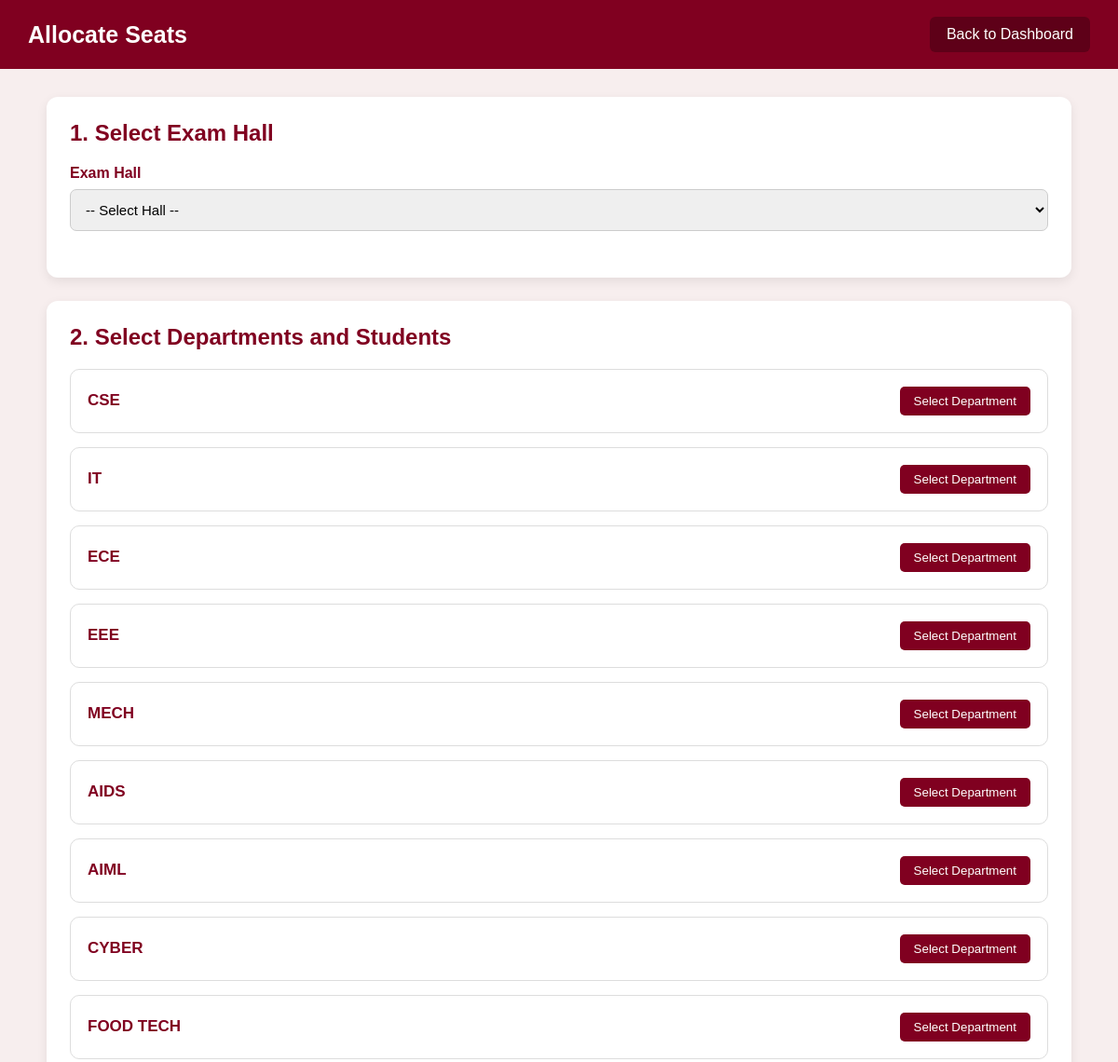
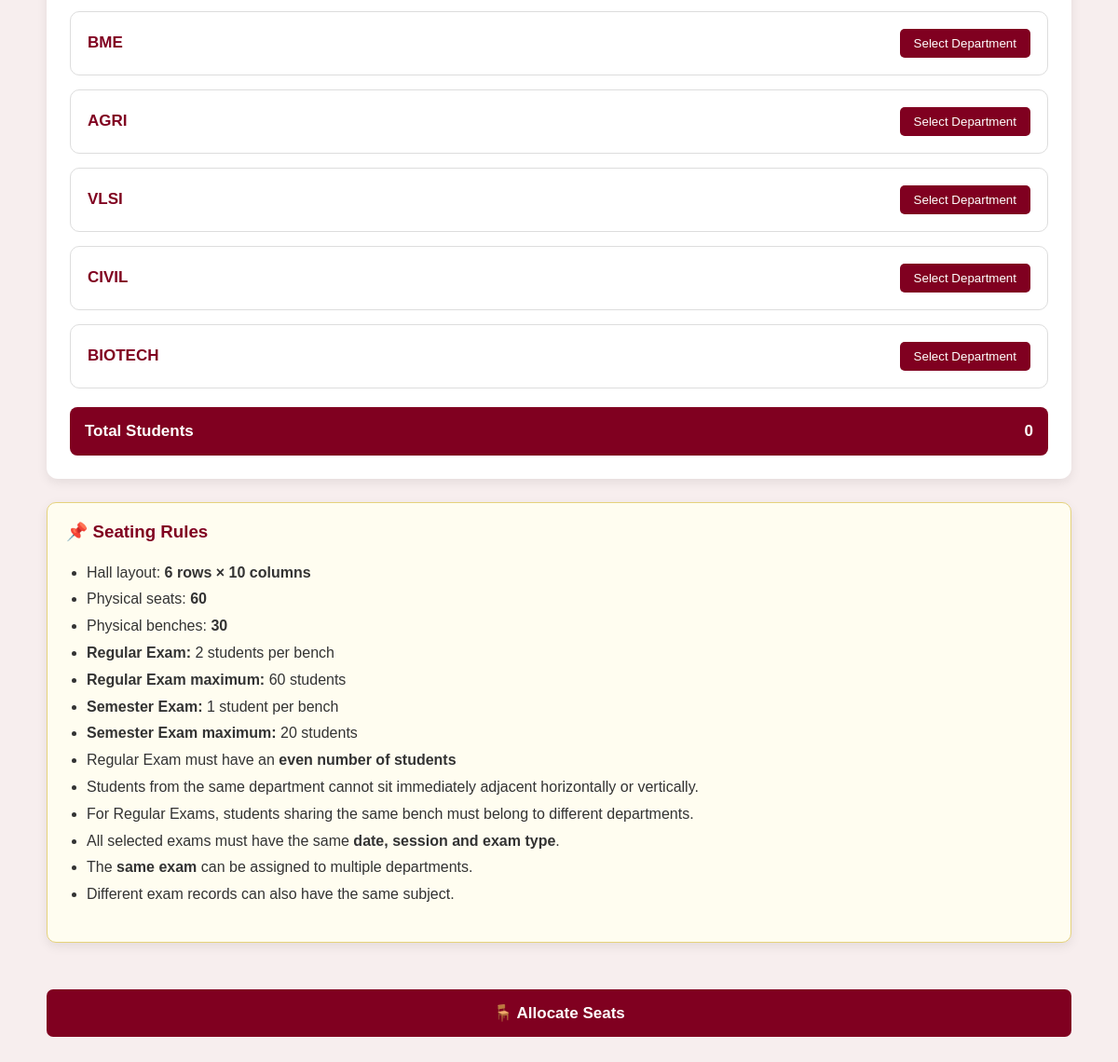
The page /seat_allocation.php (signed in) on the database its author committed (2 pictures, top to bottom).
### tables this page shows
CREATE TABLE `department` (
  `dept_id` int(11) NOT NULL,
  `dept_name` varchar(50) NOT NULL
);

### seat_allocation.php (the view, shortened to what this page needs)
<?php
include "db_connect.php";
$departments = [];
$sql = "SELECT dept_id, dept_name
        FROM department
        ORDER BY dept_id";
$result = $conn->query($sql);
while ($row = $result->fetch_assoc()) {
    $departments[] = $row;
}
$rooms = [];
$sql = "SELECT room_id, room_no, capacity
        FROM room
        WHERE capacity >= 60
        ORDER BY room_no";
$result = $conn->query($sql);
while ($row = $result->fetch_assoc()) {
    $rooms[] = $row;
}
?>
<!DOCTYPE html>
<html lang="en">
<head>
</head>
<body>
<div class="header">
    <h1>Allocate Seats</h1>
    <a href="admin_dashboard.php" class="back-btn">
        Back to Dashboard
    </a>
</div>
<div class="container">
<form
    id="allocationForm"
    method="POST"
    action="save_allocation.php"
>
<div class="card">
    <h2>1. Select Exam Hall</h2>
    <?php if (count($rooms) == 0) { ?>
        <div class="no-room">
            No hall with capacity of at least 60 students is available.
        </div>
    <?php } else { ?>
        <div class="room-section">
            <div class="room-label">
                Exam Hall
            </div>
            <select
                name="room_id"
                id="room_id"
                class="room-select"
                required
                onchange="updateRoomInfo()"
            >
                <option value="">
                    -- Select Hall --
                </option>
            </select>
        </div>
    <?php } ?>
</div>
<div class="card">
    <h2>2. Select Departments and Students</h2>
<?php foreach ($departments as $dept) { ?>
    <div
        class="department-card"
        data-dept="<?php echo $dept["dept_id"]; ?>"
    >
        <div class="department-header">
            <div class="department-name">
                <?php
                echo htmlspecialchars($dept["dept_name"]);
                ?>
            </div>
            <button
                type="button"
                class="enable-btn"
                onclick="toggleDepartment(
                    <?php echo $dept["dept_id"]; ?>,
                    this
                )"
            >
                Select Department
            </button>
        </div>
    </div>
<?php } ?>
<div class="total-box">
    <span>
        Total Students
    </span>
    <span id="totalStudents">
        0
    </span>
</div>
</div>
<div class="card rules">
    <h3>📌 Seating Rules</h3>
    <ul>
        <li>
            Hall layout:
            <strong>6 rows × 10 columns</strong>
        </li>
        <li>
            Physical seats:
            <strong>60</strong>
        </li>
        <li>
            Physical benches:
            <strong>30</strong>
        </li>
        <li>
            <strong>Regular Exam:</strong>
            2 students per bench
        </li>
        <li>
            <strong>Regular Exam maximum:</strong>
            60 students
        </li>
        <li>
            <strong>Semester Exam:</strong>
            1 student per bench
        </li>
        <li>
            <strong>Semester Exam maximum:</strong>
            20 students
        </li>
        <li>
            Regular Exam must have an
            <strong>even number of students</strong>
        </li>
        <li>
            Students from the same department cannot sit immediately
            adjacent horizontally or vertically.
        </li>
        <li>
            For Regular Exams, students sharing the same bench must
            belong to different departments.
        </li>
        <li>
            All selected exams must have the same
            <strong>date, session and exam type</strong>.
        </li>
        <li>
            The <strong>same exam</strong> can be assigned to multiple departments.
        </li>
        <li>
            Different exam records can also have the same subject.
        </li>
    </ul>
</div>
<button
    type="submit"
    class="allocate-btn"
>
    🪑 Allocate Seats
</button>
</form>
</div>
</body>
</html>

### seat_allocation.php (style rules this page uses)
* { box-sizing: border-box; }
body { margin: 0; font-family: Arial, Helvetica, sans-serif; background: #f7eeee; color: #333; }
.header { background: #800020; color: white; padding: 18px 30px; display: flex; justify-content: space-between; align-items: center; }
.header h1 { margin: 0; font-size: 25px; }
.back-btn { text-decoration: none; color: white; background: #5e0018; padding: 10px 18px; border-radius: 6px; }
.container { width: 92%; max-width: 1100px; margin: 30px auto; }
.card { background: white; padding: 25px; border-radius: 12px; box-shadow: 0 4px 12px rgba(0,0,0,0.08); margin-bottom: 25px; }
.card h2 { color: #800020; margin-top: 0; }
.room-section { margin-bottom: 25px; }
.room-label { font-weight: bold; color: #800020; margin-bottom: 8px; }
.room-select { width: 100%; padding: 12px; border: 1px solid #ccc; border-radius: 7px; font-size: 15px; }
.department-card { border: 1px solid #ddd; border-radius: 10px; padding: 18px; margin-bottom: 15px; background: #fff; }
.department-header { display: flex; justify-content: space-between; align-items: center; gap: 15px; }
.department-name { font-weight: bold; font-size: 17px; color: #800020; }
.enable-btn { background: #800020; color: white; border: none; padding: 8px 15px; border-radius: 5px; cursor: pointer; }
.total-box { background: #800020; color: white; padding: 16px; border-radius: 8px; margin-top: 20px; display: flex; justify-content: space-between; font-size: 17px; font-weight: bold; }
.rules { background: #fffdf0; border: 1px solid #e5d27c; border-radius: 10px; padding: 20px; margin-top: 25px; }
.rules h3 { color: #800020; margin-top: 0; }
.rules ul { line-height: 1.8; padding-left: 22px; }
.allocate-btn { width: 100%; margin-top: 25px; background: #800020; color: white; border: none; border-radius: 7px; padding: 15px; font-size: 17px; font-weight: bold; cursor: pointer; }

### rows shown on the page
department: dept_name "CSE"
department: dept_name "IT"
department: dept_name "ECE"
department: dept_name "EEE"
department: dept_name "MECH"
department: dept_name "AIDS"
department: dept_name "AIML"
department: dept_name "CYBER"
department: dept_name "FOOD TECH"
department: dept_name "BME"
department: dept_name "AGRI"
department: dept_name "VLSI"
department: dept_name "CIVIL"
department: dept_name "BIOTECH"
